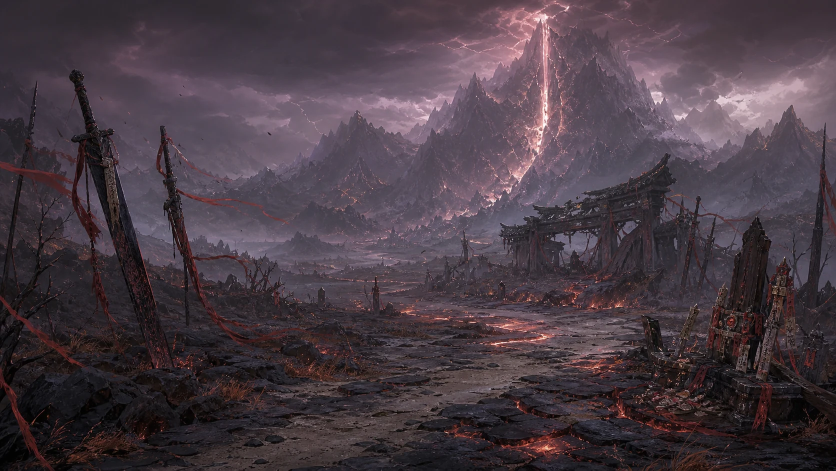
#> input picture assets-source/environment/ember-wastes-chapter2-keyart-v1.webp, 1672 x 941 px (shown at 1/2 size)
$ python build_alpha_contact_sheet.py ../../assets-source/environment/ember-wastes-chapter2-keyart-v1.webp out.png
#> lines starting #> are read from the running program, lines starting #| are printed output that depends on the picture
#!/usr/bin/env python3
"""Render a transparent atlas against black and white for spill inspection."""

from __future__ import annotations

import argparse
from pathlib import Path

from PIL import Image, ImageDraw


def composite(source: Image.Image, color: tuple[int, int, int, int], size: tuple[int, int]) -> Image.Image:
    fitted = source.copy()
    fitted.thumbnail(size, Image.Resampling.LANCZOS)
    panel = Image.new("RGBA", size, color)
    x = (size[0] - fitted.width) // 2
    y = (size[1] - fitted.height) // 2
    panel.alpha_composite(fitted, (x, y))
    return panel


def main() -> None:
    parser = argparse.ArgumentParser()
    parser.add_argument("source", type=Path)
    parser.add_argument("output", type=Path)
    args = parser.parse_args()

    source = Image.open(args.source).convert("RGBA")
    panel_size = (1024, 512)
    header = 54
    sheet = Image.new("RGBA", (panel_size[0] * 2, panel_size[1] + header), (16, 19, 23, 255))
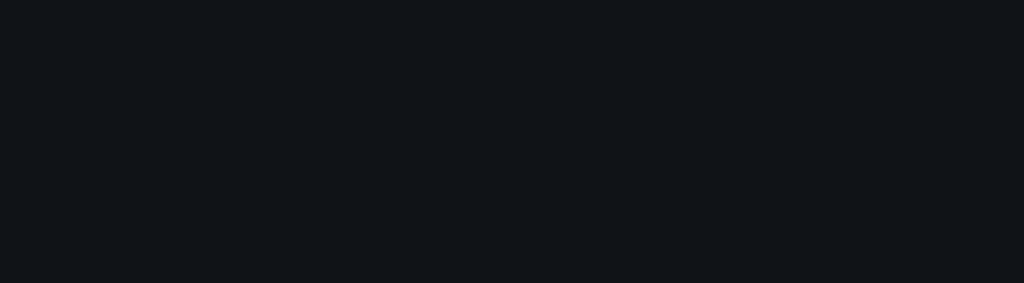
#> sheet: PIL image 2048x566 RGBA (shown at 1/2 size); mean R, G, B, A 16, 19, 23, 255
    sheet.alpha_composite(composite(source, (0, 0, 0, 255), panel_size), (0, header))
#> in composite, `fitted.thumbnail(size, Image.Resampling.LANCZOS)`:
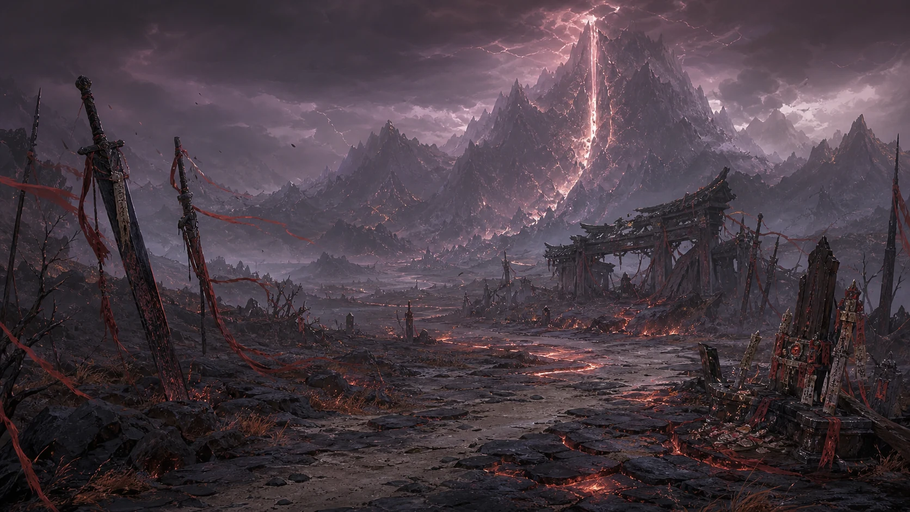
#> fitted: PIL image 910x512 RGBA; mean R, G, B, A 73, 60.3, 68.7, 255
#> in composite, `panel.alpha_composite(fitted, (x, y))`:
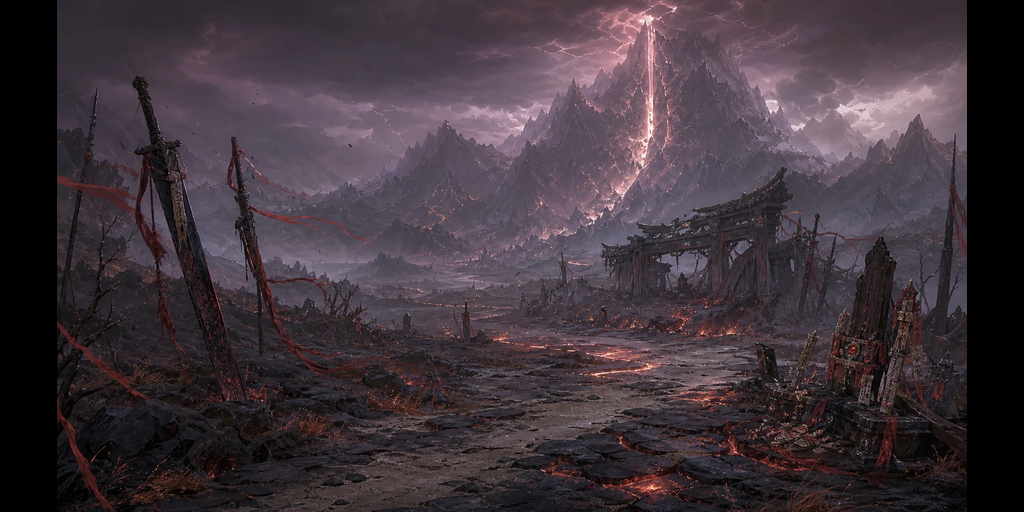
#> panel: PIL image 1024x512 RGBA; mean R, G, B, A 64.9, 53.6, 61.1, 255
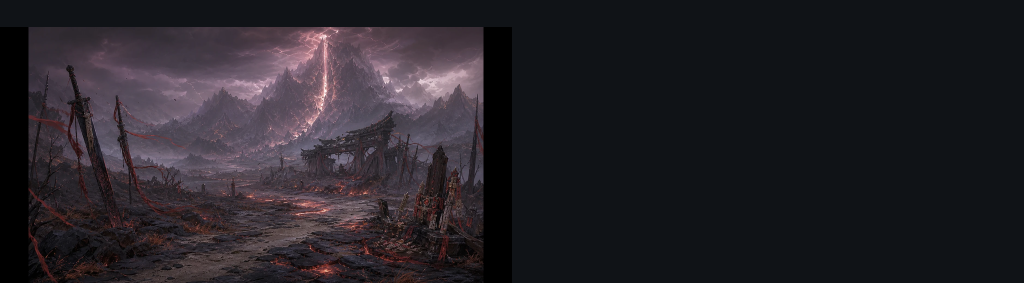
#> sheet: PIL image 2048x566 RGBA (shown at 1/2 size); mean R, G, B, A 38.1, 34.6, 40.2, 255
    sheet.alpha_composite(composite(source, (255, 255, 255, 255), panel_size), (panel_size[0], header))
#> call 2 of composite, with color = (255, 255, 255, 255), size = (1024, 512)
#> in composite (call 2), `panel = Image.new("RGBA", size, color)`: panel: PIL image 1024x512 RGBA; every value is 255
#> in composite (call 2), `panel.alpha_composite(fitted, (x, y))`:
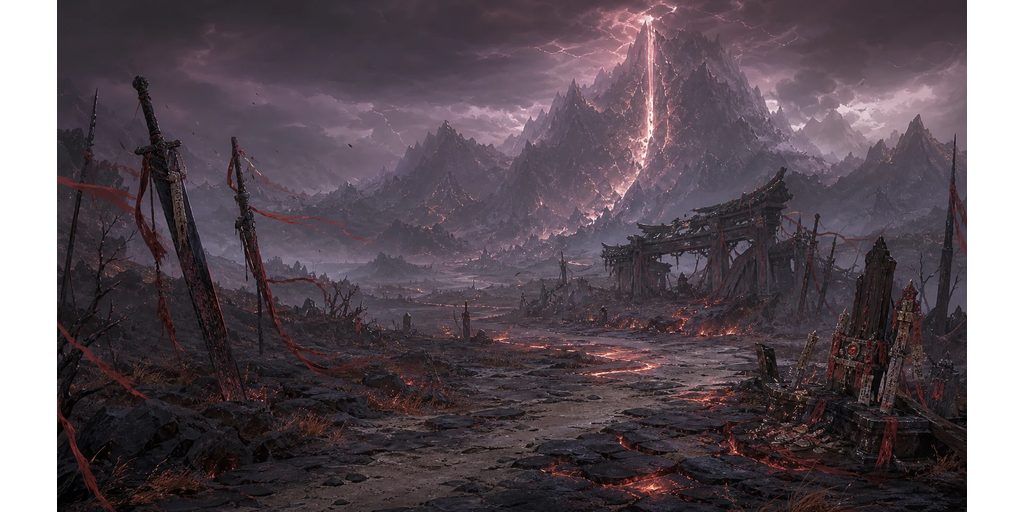
#> panel: PIL image 1024x512 RGBA; mean R, G, B, A 93.3, 82, 89.5, 255
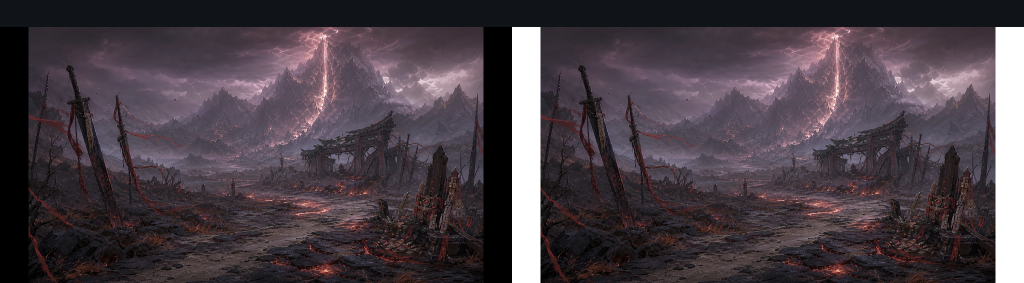
#> sheet: PIL image 2048x566 RGBA (shown at 1/2 size); mean R, G, B, A 73.1, 63.1, 70.3, 255
    draw = ImageDraw.Draw(sheet)
    draw.text((24, 18), "BLACK BACKING - edge halo check", fill=(235, 240, 244, 255))
    draw.text((panel_size[0] + 24, 18), "WHITE BACKING - chroma spill check", fill=(235, 240, 244, 255))
    args.output.parent.mkdir(parents=True, exist_ok=True)
    sheet.convert("RGB").save(args.output, quality=94)
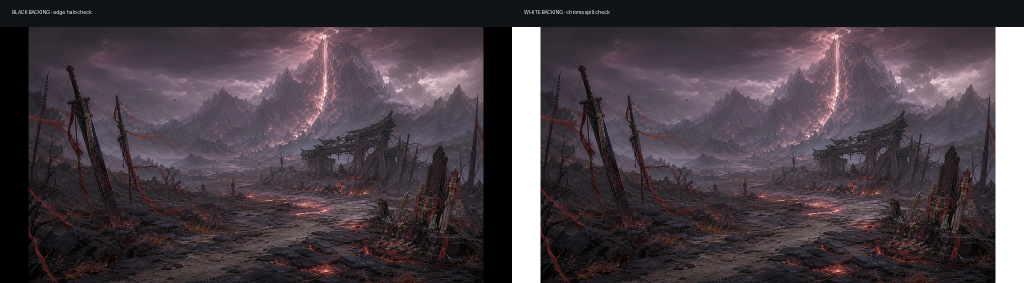
#> saved as out.png: PIL image 2048x566 RGB (shown at 1/2 size); mean R, G, B 73.2, 63.3, 70.4


if __name__ == "__main__":
    main()

$ run again, on assets-source/environment/jade-mountain-courtyard-ground-v4.png
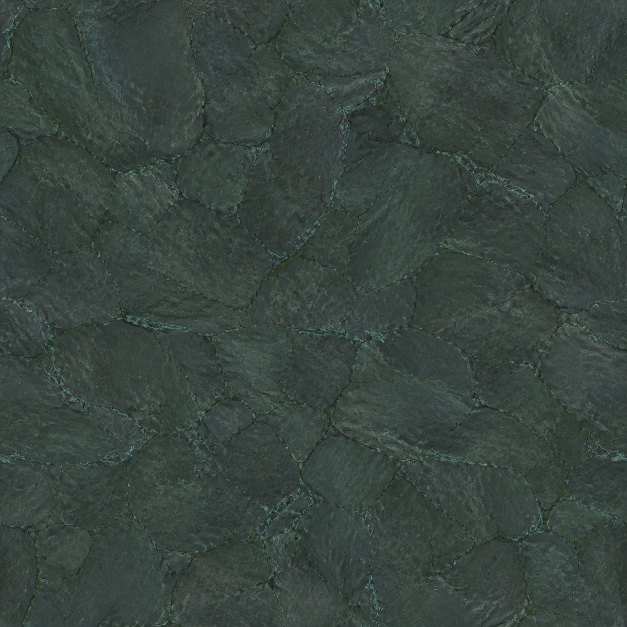
#> input picture assets-source/environment/jade-mountain-courtyard-ground-v4.png, 1254 x 1254 px (shown at 1/2 size)
#> in composite (call 2), `panel.alpha_composite(fitted, (x, y))`:
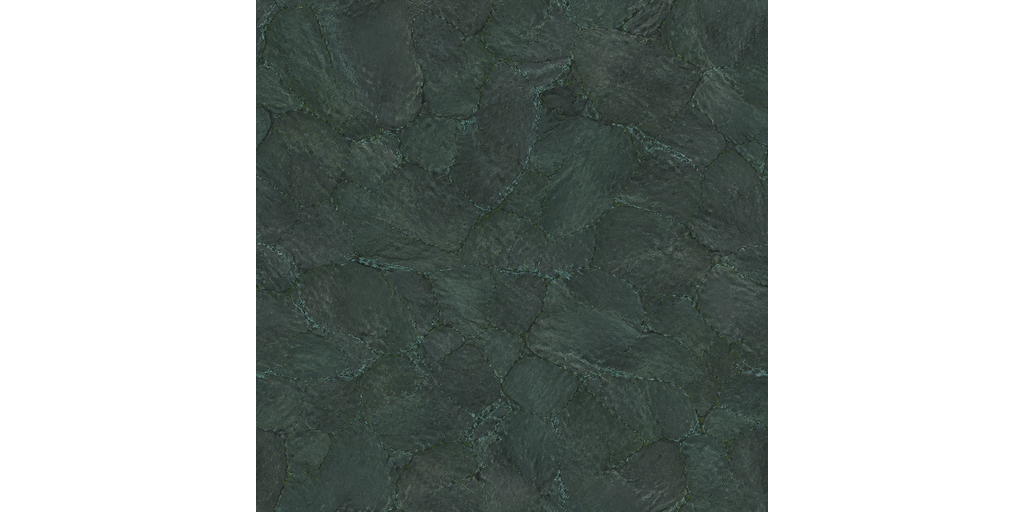
#> panel: PIL image 1024x512 RGBA; mean R, G, B, A 156, 162.2, 159.4, 255
#> in main, `sheet.convert("RGB").save(args.output, quality=94)`:
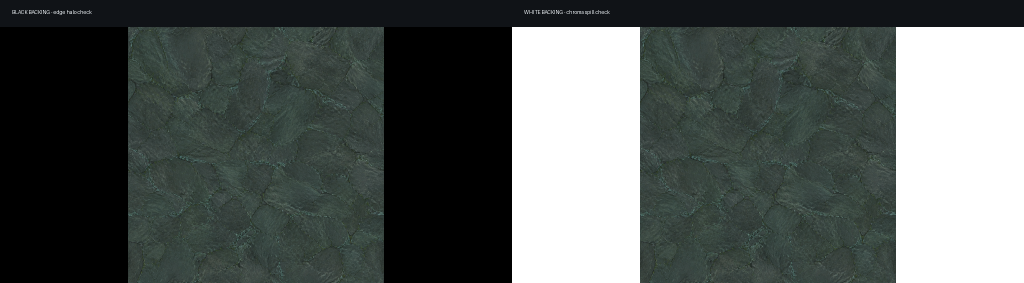
#> saved as out.png: PIL image 2048x566 RGB (shown at 1/2 size); mean R, G, B 85.1, 91, 88.8
